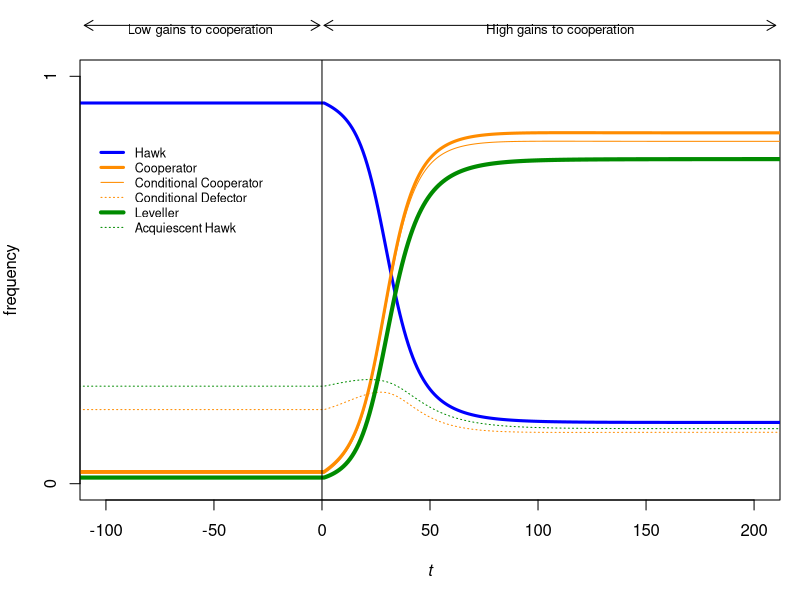

The R script that drew this image:
#------------------------------------------------------------------------------------
# Set up model ----------------------------------------------------------------------
#------------------------------------------------------------------------------------

# Load packages and set working directory -------------------------------------------

# Uncomment these to install them for the first time
#install.packages("gtools")
#install.packages("plyr")

library(gtools)
library(plyr)

# Set working directory
setwd("~/Documents/R/egalitarian")

# Define parameters -----------------------------------------------------------------

# Define Hawk-Dove and Prisoner's Dilemma parameters BEFORE and AFTER the parameter shift
vrange <- c(1,1)
drange <- c(1,1)
brange <- c(1,2)
crange <- c(1,1)
wrange <- c(0.9,0.9)

# Evolutionary parameters
startingfractionHawkDefect <- 1
mutationprobability <- 0.01
BaselineFitness <- 10

# Run parameters
maxiterations <- 100000
repetitions <- 1
epoch <- 10000
xminmax <- c(-100,200)
time <- 1:(epoch*2)-epoch

# Define strategies ----------------------------------------------------------------

# The strategy set is defined by the matrix S
# Each row is a unique strategy, with behavior defined by the 0-or-1 values in the columns
S <- as.data.frame(permutations(2,8,c(0,1),repeats.allowed=T))
names(S) <- c("DOVE","COOPERATOR","CONDITIONALDOVE","CONDITIONALCOOPERATOR","LEVELLER","COMPLYTOCONDITIONALDOVE","COMPLYTOCONDITIONALCOOPERATOR","COMPLYTOLEVELLER")

# Filter out meaningless/impossible strategies
throwout <- which(
	(S$COOPERATOR==0 & (S$CONDITIONALCOOPERATOR==1 | S$LEVELLER==1)) # Has to be a cooperator to withdraw cooperation
	|(S$DOVE==0 & (S$CONDITIONALDOVE==1 | S$LEVELLER==1)) # Has to be a dove to withdraw playing dove
	|(S$DOVE==1 & (S$COMPLYTOCONDITIONALDOVE==1 | S$COMPLYTOLEVELLER==1)) # Compliance to punishment is not relevant for true doves
	|(S$COOPERATOR==1 & S$COMPLYTOCONDITIONALCOOPERATOR==1) # Compliance to punishment is not relevant for true cooperators
	|(S$DOVE==1 & S$CONDITIONALDOVE==1 | S$COMPLYTOCONDITIONALDOVE==1) # Ignore conditional doves for the current purpose
)
S <- as.matrix(S)
S <- as.data.frame(S[-throwout,])
S # This filtering will leave 14 unique strategies (rows)


# Initialize some accounting variables -----------------------------------------------

# Create matrices to store the frequencies of strategies and behavior through tim
HistoryOfFrequencies <- matrix(nrow=epoch*2,ncol=dim(S)[1])


#------------------------------------------------------------------------------------
# Complete one run for this parameter combination -----------------------------------
#------------------------------------------------------------------------------------

v <- vrange[1]
d <- drange[1]
b <- brange[1]
c <- crange[1]
w <- wrange[1]

# Compute payoff matrix------------------------------------------

# This is done once for each parameter combination, even if there are multiple runs.
# The payoff matrix PAYOFFS has one row per strategy, one column per strategy.
# It gives the payoff to the row strategy when facing the column strategy.
PAYOFFS <- matrix(ncol=dim(S)[1],nrow=dim(S)[1])

# These record the sequence of Hawk/Dove and Cooperate/Defect moves 
# by the row strategy when facing the column strategy
RowPlaysDove <- matrix(ncol=dim(S)[1],nrow=dim(S)[1])
RowPlaysCooperate <- matrix(ncol=dim(S)[1],nrow=dim(S)[1])
ColumnPlaysDove <- matrix(ncol=dim(S)[1],nrow=dim(S)[1])
ColumnPlaysCooperate <- matrix(ncol=dim(S)[1],nrow=dim(S)[1])

# These record the average number of times row plays Dove and Cooperate
AvgRoundsRowPlaysDove <- matrix(ncol=dim(S)[1],nrow=dim(S)[1])
AvgRoundsRowPlaysCooperate <- matrix(ncol=dim(S)[1],nrow=dim(S)[1])

# For each i row strategy and j column strategy in the strategy matrix
for(i in 1:dim(S)[1]) {
	for(j in 1:dim(S)[1]) {
		
		# How many rounds do we need to account for?  This number just needs to be high
		# enough for all transient behavioral interactions within pairs to settle down.
		maxrounds <- 10 
		
		# Create accounting variables to record 
		# Hawk-Dove & Cooperate-Defect behavior across rounds
		RowPlaysDoveInRound <- rep(NA, maxrounds)
		RowPlaysCooperateInRound <- rep(NA, maxrounds)		
		ColumnPlaysDoveInRound <- rep(NA, maxrounds)
		ColumnPlaysCooperateInRound <- rep(NA, maxrounds)
		
		# Create accounting variables to record
		# admonishment by punishing strategies
		RowConditionalDoveAdmonishes <- rep(0, maxrounds)
		RowLevellerAdmonishes <- rep(0, maxrounds)
		RowConditionalCooperatorAdmonishes <- rep(0, maxrounds)
		ColumnConditionalDoveAdmonishes <- rep(0, maxrounds)
		ColumnLevellerAdmonishes <- rep(0, maxrounds)
		ColumnConditionalCooperatorAdmonishes <- rep(0, maxrounds)
		
		# Create accounting variables to record payoffs
		RowHDPayoff <- rep(NA, maxrounds)
		RowPDPayoff <- rep(NA, maxrounds)
		ColumnHDPayoff <- rep(NA, maxrounds)
		ColumnPDPayoff <- rep(NA, maxrounds)
		
		# What is the behavior of row and column in the first and subsequent rounds?
		
		# 1st Round - Players have no info, they follow their 1st nature
		RowPlaysDoveInRound[1] <- S[i,]$DOVE 
		RowPlaysCooperateInRound[1] <- S[i,]$COOPERATOR 
		ColumnPlaysDoveInRound[1] <- S[j,]$DOVE 
		ColumnPlaysCooperateInRound[1] <- S[j,]$COOPERATOR 
		
		# Round 2 through maxrounds
		for (round in 2:maxrounds) {
			
			# Set the default behavior according to the basic propensities of the strategies
			RowPlaysDoveInRound[round] <- S[i,]$DOVE 
			RowPlaysCooperateInRound[round] <- S[i,]$COOPERATOR 
			ColumnPlaysDoveInRound[round] <- S[j,]$DOVE 
			ColumnPlaysCooperateInRound[round] <- S[j,]$COOPERATOR 
			
			# If row has been admonished by a conditional dove column and is compliant, row plays dove
			if (S[i,]$COMPLYTOCONDITIONALDOVE==1 & max(ColumnConditionalDoveAdmonishes[1:(round-1)])==1) {
				RowPlaysDoveInRound[round] <- 1
			}
			# If row has been admonished by a column leveller and is compliant, row plays dove
			if (S[i,]$COMPLYTOLEVELLER==1 & max(ColumnLevellerAdmonishes[1:(round-1)])==1) {
				RowPlaysDoveInRound[round] <- 1
			}
			
			# If row is a conditional dove and column played hawk last round, row maybe punishes with hawk
			if (S[i,]$CONDITIONALDOVE==1 & ColumnPlaysDoveInRound[round-1]==0) {
				# Column played hawk against a conditional dove row
				if (sum(RowConditionalDoveAdmonishes)==0) { 
					# Row hasn't admonished before
					# The conditional dove row plays hawk and admonishes
					RowPlaysDoveInRound[round] <- 0 
					RowConditionalDoveAdmonishes[round] <- 1
				} else {
					# Row has admonished as a conditional dove before
					if (RowConditionalDoveAdmonishes[round-1]==1 & sum(RowConditionalDoveAdmonishes)==1) { 
						# Row just admonished once, last round. Don't punish, as column
						# may come around this round based on last round's admonishment.
					} else { # Column has no excuse. Row punishes as a conditional dove.
						RowPlaysDoveInRound[round] <- 0
						RowConditionalDoveAdmonishes[round] <- 1
					}
				}
			}
			
			# Row may cooperate if is compliant to conditional cooperators
			if (S[i,]$COMPLYTOCONDITIONALCOOPERATOR==1 & max(ColumnConditionalCooperatorAdmonishes[1:(round-1)])==1) {
				# Row is compliant to conditional cooperators, and has been punished by column
				# in the past. Therefore row plays cooperate.
				RowPlaysCooperateInRound[round] <- 1
			}
			
			# If row is a conditional cooperator and column defected last round, row considers punishment
			if (S[i,]$CONDITIONALCOOPERATOR==1 & ColumnPlaysCooperateInRound[round-1]==0) {
				# If row is compliant to leveller and column admonished row as a leveller last round, don't treat it as a defection
				if (ColumnLevellerAdmonishes[round-1]==1 & S[i,]$COMPLYTOLEVELLER==1) {
					# Do nothing
				} else {										
					if (sum(RowConditionalCooperatorAdmonishes)==0) { 
						# Row hasn't punished column before. Row defects and admonishes.
						RowPlaysCooperateInRound[round] <- 0
						RowConditionalCooperatorAdmonishes[round] <- 1
					} else {
						if (RowConditionalCooperatorAdmonishes[round-1]==1 & sum(RowConditionalCooperatorAdmonishes)==1) { 
							# Row just admonished once, last round. Don't punish, as column
							# may come around this round based on last round's admonishment.
						} else { # Column has no excuse. Row punishes as a conditional cooperator.
							RowPlaysCooperateInRound[round] <- 0
							RowConditionalCooperatorAdmonishes[round] <- 1
						}
					}
				}
			}
			
			# If row is a leveller and column played dove last round, row considers punishment.
			if (S[i,]$LEVELLER==1 & ColumnPlaysDoveInRound[round-1]==0) {
				if (sum(RowLevellerAdmonishes)==0) { 
					# Row hasn't punished column before. Row defects and admonishes.
					RowPlaysCooperateInRound[round] <- 0
					RowLevellerAdmonishes[round] <- 1
				} else {
					if (RowLevellerAdmonishes[round-1]==1 & sum(RowLevellerAdmonishes)==1) { 
						# Row just admonished once, last round. Don't punish, as column
						# may come around this round based on last round's admonishment.
					} else { # Column has no excuse. Row punishes as a conditional cooperator.
						RowPlaysCooperateInRound[round] <- 0
						RowLevellerAdmonishes[round] <- 1
					}
				}
			}
			
			# If column complies to conditional dove and has been admonished, column plays dove
			if (S[j,]$COMPLYTOCONDITIONALDOVE==1 & max(RowConditionalDoveAdmonishes[1:(round-1)])==1) {
				ColumnPlaysDoveInRound[round] <- 1
			}
			# If column complies to leveller and has been admonished, column plays dove
			if (S[j,]$COMPLYTOLEVELLER==1 & max(RowLevellerAdmonishes[1:(round-1)])==1) {
				ColumnPlaysDoveInRound[round] <- 1
			}
			
			# If column is a conditional dove and row played hawk last round, column considers punishing
			if (S[j,]$CONDITIONALDOVE==1 & RowPlaysDoveInRound[round-1]==0) {
				if (sum(ColumnConditionalDoveAdmonishes)==0) {
					# Column hasn't punished row before. Column defects and admonishes.
					ColumnPlaysDoveInRound[round] <- 0
					ColumnConditionalDoveAdmonishes[round] <- 1
				} else {
					if (ColumnConditionalDoveAdmonishes[round-1]==1 & sum(ColumnConditionalDoveAdmonishes)==1) { 
						# Column just admonished once, last round. Don't punish, as row
						# may come around this round based on last round's admonishment.
					} else { # Row has no excuse. Row punishes as a conditional dove..
						ColumnPlaysDoveInRound[round] <- 0
						ColumnConditionalDoveAdmonishes[round] <- 1
					}
				}
			}
			
			# If column complies to conditional cooperators and has been admonished, column cooperates
			if (S[j,]$COMPLYTOCONDITIONALCOOPERATOR==1 & max(RowConditionalCooperatorAdmonishes[1:(round-1)])==1) {
				ColumnPlaysCooperateInRound[round] <- 1
			}
			
			# If column is a conditional cooperator and row defects, column considers punishment
			if (S[j,]$CONDITIONALCOOPERATOR==1 & RowPlaysCooperateInRound[round-1]==0) {
				# If column is compliant to leveller and row admonished column as a leveller last round, don't treat it as a defection
				if (RowLevellerAdmonishes[round-1]==1 & S[j,]$COMPLYTOLEVELLER==1) {
					# Do nothing
				} else {
					if (sum(ColumnConditionalCooperatorAdmonishes)==0) { 
						# Column hasn't punished row before. Column defects and admonishes.
						ColumnPlaysCooperateInRound[round] <- 0
						ColumnConditionalCooperatorAdmonishes[round] <- 1
					} else {
						if (ColumnConditionalCooperatorAdmonishes[round-1]==1 & sum(ColumnConditionalCooperatorAdmonishes)==1) { 
							# Column just admonished once, last round. Don't punish, as row
							# may come around this round based on last round's admonishment.
						} else { # Row has no excuse. Row punishes as a conditional coopreator.
							ColumnPlaysCooperateInRound[round] <- 0
							ColumnConditionalCooperatorAdmonishes[round] <- 1
						}
					}
				}
			}
			
			# If column is a leveller and row played hawk last round, column considers punishment
			if (S[j,]$LEVELLER==1 & RowPlaysDoveInRound[round-1]==0) {
				if (sum(ColumnLevellerAdmonishes)==0) { 
					# Column hasn't punished row before. Column defects and admonishes.
					ColumnPlaysCooperateInRound[round] <- 0
					ColumnLevellerAdmonishes[round] <- 1
				} else {
					if (ColumnLevellerAdmonishes[round-1]==1 & sum(ColumnLevellerAdmonishes)==1) { 														# Column just admonished once, last round. Don't punish, as row
						# may come around this round based on last round's admonishment.
					} else { # Row has no excuse. Row punishes as leveller.
						ColumnPlaysCooperateInRound[round] <- 0
						ColumnLevellerAdmonishes[round] <- 1
					}
				}
			}
		}
		
		# Add up payoffs -----------
		for (round in 1:maxrounds) {
			# Row payoff from hawk-dove
			if(RowPlaysDoveInRound[round]==1 & ColumnPlaysDoveInRound[round]==1) {RowHDPayoff[round] <- v/2}
			if(RowPlaysDoveInRound[round]==1 & ColumnPlaysDoveInRound[round]==0) {RowHDPayoff[round] <- 0}
			if(RowPlaysDoveInRound[round]==0 & ColumnPlaysDoveInRound[round]==1) {RowHDPayoff[round] <- v}
			if(RowPlaysDoveInRound[round]==0 & ColumnPlaysDoveInRound[round]==0) {RowHDPayoff[round] <- (v-d)/2}
			# weight the payoff by the probability of reaching that round
			RowHDPayoff[round] <- RowHDPayoff[round] * w ^ (round-1) 
			
			# Row payoff from prisoner's dilemma
			if(RowPlaysCooperateInRound[round]==1 & ColumnPlaysCooperateInRound[round]==1) {RowPDPayoff[round] <- b-c}
			if(RowPlaysCooperateInRound[round]==1 & ColumnPlaysCooperateInRound[round]==0) {RowPDPayoff[round] <- -c}
			if(RowPlaysCooperateInRound[round]==0 & ColumnPlaysCooperateInRound[round]==1) {RowPDPayoff[round] <- b}
			if(RowPlaysCooperateInRound[round]==0 & ColumnPlaysCooperateInRound[round]==0) {RowPDPayoff[round] <- 0}
			# weight the payoff by the probability of reaching that round
			RowPDPayoff[round] <- RowPDPayoff[round] * w ^ (round-1)
			
			# Column payoff from hawk-dove
			if(ColumnPlaysDoveInRound[round]==1 & RowPlaysDoveInRound[round]==1) {ColumnHDPayoff[round] <- v/2}
			if(ColumnPlaysDoveInRound[round]==1 & RowPlaysDoveInRound[round]==0) {ColumnHDPayoff[round] <- 0}
			if(ColumnPlaysDoveInRound[round]==0 & RowPlaysDoveInRound[round]==1) {ColumnHDPayoff[round] <- v}
			if(ColumnPlaysDoveInRound[round]==0 & RowPlaysDoveInRound[round]==0) {ColumnHDPayoff[round] <- (v-d)/2}
			# weight the payoff by the probability of reaching that round
			ColumnHDPayoff[round] <- ColumnHDPayoff[round] * w ^ (round-1)
			
			# Column payoff from prisoner's dilemma
			if(ColumnPlaysCooperateInRound[round]==1 & RowPlaysCooperateInRound[round]==1) {ColumnPDPayoff[round] <- b-c}
			if(ColumnPlaysCooperateInRound[round]==1 & RowPlaysCooperateInRound[round]==0) {ColumnPDPayoff[round] <- -c}
			if(ColumnPlaysCooperateInRound[round]==0 & RowPlaysCooperateInRound[round]==1) {ColumnPDPayoff[round] <- b}
			if(ColumnPlaysCooperateInRound[round]==0 & RowPlaysCooperateInRound[round]==0) {ColumnPDPayoff[round] <- 0}
			# weight the payoff by the probability of reaching that round
			ColumnPDPayoff[round] <- ColumnPDPayoff[round] * w ^ (round-1)	
		}
		# weight the last round payoff so that it covers all expected subsequent rounds
		RowHDPayoff[maxrounds] <- RowHDPayoff[maxrounds] / (1-w)
		RowPDPayoff[maxrounds] <- RowPDPayoff[maxrounds] / (1-w)
		
		# Save a record of the sequence of plays in each game as a string of 1s and 0s
		RowPlaysDove[i,j] <- paste(RowPlaysDoveInRound,sep="",collapse="")
		RowPlaysCooperate[i,j] <- paste(RowPlaysCooperateInRound,sep="",collapse="")
		ColumnPlaysDove[i,j] <- paste(ColumnPlaysDoveInRound,sep="",collapse="")
		ColumnPlaysCooperate[i,j] <- paste(ColumnPlaysCooperateInRound,sep="",collapse="")
		
		# Calculate the fraction of rounds that row plays dove and cooperate
		wgts <- 1:maxrounds - 1
		wgts <- w ^ wgts
		wgts[maxrounds] <- wgts[maxrounds] / (1-w)
		AvgRoundsRowPlaysDove[i,j] <- sum(RowPlaysDoveInRound * wgts)
		AvgRoundsRowPlaysCooperate[i,j] <- sum(RowPlaysCooperateInRound * wgts)
		
		# Save the payoffs in the payoff matrix
		PAYOFFS[i,j] <- sum(RowHDPayoff,RowPDPayoff)
		PAYOFFS[i,j]

	} # end of looping through j (column player) for this i
} # end of looping through i (row player) 

# Calculate the fractions of rounds that row plays dove and cooperate 
FractionRowPlaysDove <- AvgRoundsRowPlaysDove * (1-w)
FractionRowPlaysCooperate <- AvgRoundsRowPlaysCooperate * (1-w)

# Add baseline fitness
if(min(PAYOFFS) <= -BaselineFitness) {
	BaselineFitness <- -min(PAYOFFS) 
}
PAYOFFS <- PAYOFFS + BaselineFitness

# Done creating payoff matrix for this set of parameter values.

################################################

# Do one run for this set of parameter values

############################################
# Set starting frequencies -----------------
Frequencies <- rep(NA,dim(S)[1])

# We need a consistent conservative set of strategy frequencies - 100% hawkish defectors
antisocial <- which(S$DOVE==0 & S$COOPERATOR==0 & S$COMPLYTOCONDITIONALDOVE==0 & S$COMPLYTOLEVELLER==0 & S$COMPLYTOCONDITIONALCOOPERATOR==0)						
Frequencies[antisocial] <- startingfractionHawkDefect / length(antisocial)
Frequencies[-antisocial] <- (1-startingfractionHawkDefect) / (dim(S)[1]-length(antisocial))
Frequencies <- Frequencies / sum(Frequencies) # Renormalize in case they don't add to 1

# Model the replicator dynamics ---------------------

# Fitness holds the expected payoffs for each strategy
Fitness <- rep(NA,dim(S)[1])
						
for(iteration in 1:epoch) {
	# Record the frequencies for plotting
	HistoryOfFrequencies[iteration,] <- Frequencies
	
	# Calculate average payoffs for each strategy from the payoff matrix and frequencies
	for(i in 1:dim(S)[1]) {	Fitness[i] <- sum(Frequencies * PAYOFFS[i,])}
	
	# Calculate overall average payoff ----------
	MeanFitness <- sum(Frequencies * Fitness)
	
	# Calculate new post-selection frequencies
	NewFrequencies <-  Frequencies * Fitness / MeanFitness 
	
	# Allow mutations between strategy types
	transitions <- matrix(mutationprobability * Frequencies / dim(S)[1],nrow=dim(S)[1],ncol=dim(S)[1])
	Frequencies <- NewFrequencies + colSums(transitions) - rowSums(transitions)
	if(min(Frequencies)<0) {
		Frequencies[Frequences<0] <- 0
		Frequencies <- Frequencies / sum(Frequencies)
	}
	if(max(Frequencies)>1) {
		Frequencies[Frequences>1] <- 1
		Frequencies[Frequences<1] <- 0
	}
}	
		

################
################

# Now do a second run, with different parameter values

v <- vrange[2]
d <- drange[2]
b <- brange[2]
c <- crange[2]
w <- wrange[2]

# Compute payoff matrix------------------------------------------

# This is done once for each parameter combination, even if there are multiple runs.
# The payoff matrix PAYOFFS has one row per strategy, one column per strategy.
# It gives the payoff to the row strategy when facing the column strategy.
PAYOFFS <- matrix(ncol=dim(S)[1],nrow=dim(S)[1])

# These record the sequence of Hawk/Dove and Cooperate/Defect moves 
# by the row strategy when facing the column strategy
RowPlaysDove <- matrix(ncol=dim(S)[1],nrow=dim(S)[1])
RowPlaysCooperate <- matrix(ncol=dim(S)[1],nrow=dim(S)[1])
ColumnPlaysDove <- matrix(ncol=dim(S)[1],nrow=dim(S)[1])
ColumnPlaysCooperate <- matrix(ncol=dim(S)[1],nrow=dim(S)[1])

# These record the average number of times row plays Dove and Cooperate
AvgRoundsRowPlaysDove <- matrix(ncol=dim(S)[1],nrow=dim(S)[1])
AvgRoundsRowPlaysCooperate <- matrix(ncol=dim(S)[1],nrow=dim(S)[1])

# For each i row strategy and j column strategy in the strategy matrix
for(i in 1:dim(S)[1]) {
	for(j in 1:dim(S)[1]) {
		
		# How many rounds do we need to account for?  This number just needs to be high
		# enough for all transient behavioral interactions within pairs to settle down.
		maxrounds <- 10 
		
		# Create accounting variables to record 
		# Hawk-Dove & Cooperate-Defect behavior across rounds
		RowPlaysDoveInRound <- rep(NA, maxrounds)
		RowPlaysCooperateInRound <- rep(NA, maxrounds)		
		ColumnPlaysDoveInRound <- rep(NA, maxrounds)
		ColumnPlaysCooperateInRound <- rep(NA, maxrounds)
		
		# Create accounting variables to record
		# admonishment by punishing strategies
		RowConditionalDoveAdmonishes <- rep(0, maxrounds)
		RowLevellerAdmonishes <- rep(0, maxrounds)
		RowConditionalCooperatorAdmonishes <- rep(0, maxrounds)
		ColumnConditionalDoveAdmonishes <- rep(0, maxrounds)
		ColumnLevellerAdmonishes <- rep(0, maxrounds)
		ColumnConditionalCooperatorAdmonishes <- rep(0, maxrounds)
		
		# Create accounting variables to record payoffs
		RowHDPayoff <- rep(NA, maxrounds)
		RowPDPayoff <- rep(NA, maxrounds)
		ColumnHDPayoff <- rep(NA, maxrounds)
		ColumnPDPayoff <- rep(NA, maxrounds)
		
		# What is the behavior of row and column in the first and subsequent rounds?
		
		# 1st Round - Players have no info, they follow their 1st nature
		RowPlaysDoveInRound[1] <- S[i,]$DOVE 
		RowPlaysCooperateInRound[1] <- S[i,]$COOPERATOR 
		ColumnPlaysDoveInRound[1] <- S[j,]$DOVE 
		ColumnPlaysCooperateInRound[1] <- S[j,]$COOPERATOR 
		
		# Round 2 through maxrounds
		for (round in 2:maxrounds) {
			
			# Set the default behavior according to the basic propensities of the strategies
			RowPlaysDoveInRound[round] <- S[i,]$DOVE 
			RowPlaysCooperateInRound[round] <- S[i,]$COOPERATOR 
			ColumnPlaysDoveInRound[round] <- S[j,]$DOVE 
			ColumnPlaysCooperateInRound[round] <- S[j,]$COOPERATOR 
			
			# If row has been admonished by a conditional dove column and is compliant, row plays dove
			if (S[i,]$COMPLYTOCONDITIONALDOVE==1 & max(ColumnConditionalDoveAdmonishes[1:(round-1)])==1) {
				RowPlaysDoveInRound[round] <- 1
			}
			# If row has been admonished by a column leveller and is compliant, row plays dove
			if (S[i,]$COMPLYTOLEVELLER==1 & max(ColumnLevellerAdmonishes[1:(round-1)])==1) {
				RowPlaysDoveInRound[round] <- 1
			}
			
			# If row is a conditional dove and column played hawk last round, row maybe punishes with hawk
			if (S[i,]$CONDITIONALDOVE==1 & ColumnPlaysDoveInRound[round-1]==0) {
				# Column played hawk against a conditional dove row
				if (sum(RowConditionalDoveAdmonishes)==0) { 
					# Row hasn't admonished before
					# The conditional dove row plays hawk and admonishes
					RowPlaysDoveInRound[round] <- 0 
					RowConditionalDoveAdmonishes[round] <- 1
				} else {
					# Row has admonished as a conditional dove before
					if (RowConditionalDoveAdmonishes[round-1]==1 & sum(RowConditionalDoveAdmonishes)==1) { 
						# Row just admonished once, last round. Don't punish, as column
						# may come around this round based on last round's admonishment.
					} else { # Column has no excuse. Row punishes as a conditional dove.
						RowPlaysDoveInRound[round] <- 0
						RowConditionalDoveAdmonishes[round] <- 1
					}
				}
			}
			
			# Row may cooperate if is compliant to conditional cooperators
			if (S[i,]$COMPLYTOCONDITIONALCOOPERATOR==1 & max(ColumnConditionalCooperatorAdmonishes[1:(round-1)])==1) {
				# Row is compliant to conditional cooperators, and has been punished by column
				# in the past. Therefore row plays cooperate.
				RowPlaysCooperateInRound[round] <- 1
			}
			
			# If row is a conditional cooperator and column defected last round, row considers punishment
			if (S[i,]$CONDITIONALCOOPERATOR==1 & ColumnPlaysCooperateInRound[round-1]==0) {
				# If row is compliant to leveller and column admonished row as a leveller last round, don't treat it as a defection
				if (ColumnLevellerAdmonishes[round-1]==1 & S[i,]$COMPLYTOLEVELLER==1) {
					# Do nothing
				} else {										
					if (sum(RowConditionalCooperatorAdmonishes)==0) { 
						# Row hasn't punished column before. Row defects and admonishes.
						RowPlaysCooperateInRound[round] <- 0
						RowConditionalCooperatorAdmonishes[round] <- 1
					} else {
						if (RowConditionalCooperatorAdmonishes[round-1]==1 & sum(RowConditionalCooperatorAdmonishes)==1) { 
							# Row just admonished once, last round. Don't punish, as column
							# may come around this round based on last round's admonishment.
						} else { # Column has no excuse. Row punishes as a conditional cooperator.
							RowPlaysCooperateInRound[round] <- 0
							RowConditionalCooperatorAdmonishes[round] <- 1
						}
					}
				}
			}
			
			# If row is a leveller and column played dove last round, row considers punishment.
			if (S[i,]$LEVELLER==1 & ColumnPlaysDoveInRound[round-1]==0) {
				if (sum(RowLevellerAdmonishes)==0) { 
					# Row hasn't punished column before. Row defects and admonishes.
					RowPlaysCooperateInRound[round] <- 0
					RowLevellerAdmonishes[round] <- 1
				} else {
					if (RowLevellerAdmonishes[round-1]==1 & sum(RowLevellerAdmonishes)==1) { 
						# Row just admonished once, last round. Don't punish, as column
						# may come around this round based on last round's admonishment.
					} else { # Column has no excuse. Row punishes as a conditional cooperator.
						RowPlaysCooperateInRound[round] <- 0
						RowLevellerAdmonishes[round] <- 1
					}
				}
			}
			
			# If column complies to conditional dove and has been admonished, column plays dove
			if (S[j,]$COMPLYTOCONDITIONALDOVE==1 & max(RowConditionalDoveAdmonishes[1:(round-1)])==1) {
				ColumnPlaysDoveInRound[round] <- 1
			}
			# If column complies to leveller and has been admonished, column plays dove
			if (S[j,]$COMPLYTOLEVELLER==1 & max(RowLevellerAdmonishes[1:(round-1)])==1) {
				ColumnPlaysDoveInRound[round] <- 1
			}
			
			# If column is a conditional dove and row played hawk last round, column considers punishing
			if (S[j,]$CONDITIONALDOVE==1 & RowPlaysDoveInRound[round-1]==0) {
				if (sum(ColumnConditionalDoveAdmonishes)==0) {
					# Column hasn't punished row before. Column defects and admonishes.
					ColumnPlaysDoveInRound[round] <- 0
					ColumnConditionalDoveAdmonishes[round] <- 1
				} else {
					if (ColumnConditionalDoveAdmonishes[round-1]==1 & sum(ColumnConditionalDoveAdmonishes)==1) { 
						# Column just admonished once, last round. Don't punish, as row
						# may come around this round based on last round's admonishment.
					} else { # Row has no excuse. Row punishes as a conditional dove..
						ColumnPlaysDoveInRound[round] <- 0
						ColumnConditionalDoveAdmonishes[round] <- 1
					}
				}
			}
			
			# If column complies to conditional cooperators and has been admonished, column cooperates
			if (S[j,]$COMPLYTOCONDITIONALCOOPERATOR==1 & max(RowConditionalCooperatorAdmonishes[1:(round-1)])==1) {
				ColumnPlaysCooperateInRound[round] <- 1
			}
			
			# If column is a conditional cooperator and row defects, column considers punishment
			if (S[j,]$CONDITIONALCOOPERATOR==1 & RowPlaysCooperateInRound[round-1]==0) {
				# If column is compliant to leveller and row admonished column as a leveller last round, don't treat it as a defection
				if (RowLevellerAdmonishes[round-1]==1 & S[j,]$COMPLYTOLEVELLER==1) {
					# Do nothing
				} else {
					if (sum(ColumnConditionalCooperatorAdmonishes)==0) { 
						# Column hasn't punished row before. Column defects and admonishes.
						ColumnPlaysCooperateInRound[round] <- 0
						ColumnConditionalCooperatorAdmonishes[round] <- 1
					} else {
						if (ColumnConditionalCooperatorAdmonishes[round-1]==1 & sum(ColumnConditionalCooperatorAdmonishes)==1) { 
							# Column just admonished once, last round. Don't punish, as row
							# may come around this round based on last round's admonishment.
						} else { # Row has no excuse. Row punishes as a conditional coopreator.
							ColumnPlaysCooperateInRound[round] <- 0
							ColumnConditionalCooperatorAdmonishes[round] <- 1
						}
					}
				}
			}
			
			# If column is a leveller and row played hawk last round, column considers punishment
			if (S[j,]$LEVELLER==1 & RowPlaysDoveInRound[round-1]==0) {
				if (sum(ColumnLevellerAdmonishes)==0) { 
					# Column hasn't punished row before. Column defects and admonishes.
					ColumnPlaysCooperateInRound[round] <- 0
					ColumnLevellerAdmonishes[round] <- 1
				} else {
					if (ColumnLevellerAdmonishes[round-1]==1 & sum(ColumnLevellerAdmonishes)==1) { 														# Column just admonished once, last round. Don't punish, as row
						# may come around this round based on last round's admonishment.
					} else { # Row has no excuse. Row punishes as leveller.
						ColumnPlaysCooperateInRound[round] <- 0
						ColumnLevellerAdmonishes[round] <- 1
					}
				}
			}
		}
		
		# Add up payoffs -----------
		for (round in 1:maxrounds) {
			# Row payoff from hawk-dove
			if(RowPlaysDoveInRound[round]==1 & ColumnPlaysDoveInRound[round]==1) {RowHDPayoff[round] <- v/2}
			if(RowPlaysDoveInRound[round]==1 & ColumnPlaysDoveInRound[round]==0) {RowHDPayoff[round] <- 0}
			if(RowPlaysDoveInRound[round]==0 & ColumnPlaysDoveInRound[round]==1) {RowHDPayoff[round] <- v}
			if(RowPlaysDoveInRound[round]==0 & ColumnPlaysDoveInRound[round]==0) {RowHDPayoff[round] <- (v-d)/2}
			# weight the payoff by the probability of reaching that round
			RowHDPayoff[round] <- RowHDPayoff[round] * w ^ (round-1) 
			
			# Row payoff from prisoner's dilemma
			if(RowPlaysCooperateInRound[round]==1 & ColumnPlaysCooperateInRound[round]==1) {RowPDPayoff[round] <- b-c}
			if(RowPlaysCooperateInRound[round]==1 & ColumnPlaysCooperateInRound[round]==0) {RowPDPayoff[round] <- -c}
			if(RowPlaysCooperateInRound[round]==0 & ColumnPlaysCooperateInRound[round]==1) {RowPDPayoff[round] <- b}
			if(RowPlaysCooperateInRound[round]==0 & ColumnPlaysCooperateInRound[round]==0) {RowPDPayoff[round] <- 0}
			# weight the payoff by the probability of reaching that round
			RowPDPayoff[round] <- RowPDPayoff[round] * w ^ (round-1)
			
			# Column payoff from hawk-dove
			if(ColumnPlaysDoveInRound[round]==1 & RowPlaysDoveInRound[round]==1) {ColumnHDPayoff[round] <- v/2}
			if(ColumnPlaysDoveInRound[round]==1 & RowPlaysDoveInRound[round]==0) {ColumnHDPayoff[round] <- 0}
			if(ColumnPlaysDoveInRound[round]==0 & RowPlaysDoveInRound[round]==1) {ColumnHDPayoff[round] <- v}
			if(ColumnPlaysDoveInRound[round]==0 & RowPlaysDoveInRound[round]==0) {ColumnHDPayoff[round] <- (v-d)/2}
			# weight the payoff by the probability of reaching that round
			ColumnHDPayoff[round] <- ColumnHDPayoff[round] * w ^ (round-1)
			
			# Column payoff from prisoner's dilemma
			if(ColumnPlaysCooperateInRound[round]==1 & RowPlaysCooperateInRound[round]==1) {ColumnPDPayoff[round] <- b-c}
			if(ColumnPlaysCooperateInRound[round]==1 & RowPlaysCooperateInRound[round]==0) {ColumnPDPayoff[round] <- -c}
			if(ColumnPlaysCooperateInRound[round]==0 & RowPlaysCooperateInRound[round]==1) {ColumnPDPayoff[round] <- b}
			if(ColumnPlaysCooperateInRound[round]==0 & RowPlaysCooperateInRound[round]==0) {ColumnPDPayoff[round] <- 0}
			# weight the payoff by the probability of reaching that round
			ColumnPDPayoff[round] <- ColumnPDPayoff[round] * w ^ (round-1)	
		}
		# weight the last round payoff so that it covers all expected subsequent rounds
		RowHDPayoff[maxrounds] <- RowHDPayoff[maxrounds] / (1-w)
		RowPDPayoff[maxrounds] <- RowPDPayoff[maxrounds] / (1-w)
		
		# Save a record of the sequence of plays in each game as a string of 1s and 0s
		RowPlaysDove[i,j] <- paste(RowPlaysDoveInRound,sep="",collapse="")
		RowPlaysCooperate[i,j] <- paste(RowPlaysCooperateInRound,sep="",collapse="")
		ColumnPlaysDove[i,j] <- paste(ColumnPlaysDoveInRound,sep="",collapse="")
		ColumnPlaysCooperate[i,j] <- paste(ColumnPlaysCooperateInRound,sep="",collapse="")
		
		# Calculate the fraction of rounds that row plays dove and cooperate
		wgts <- 1:maxrounds - 1
		wgts <- w ^ wgts
		wgts[maxrounds] <- wgts[maxrounds] / (1-w)
		AvgRoundsRowPlaysDove[i,j] <- sum(RowPlaysDoveInRound * wgts)
		AvgRoundsRowPlaysCooperate[i,j] <- sum(RowPlaysCooperateInRound * wgts)
		
		# Save the payoffs in the payoff matrix
		PAYOFFS[i,j] <- sum(RowHDPayoff,RowPDPayoff)
		PAYOFFS[i,j]

	} # end of looping through j (column player) for this i
} # end of looping through i (row player) 

# Calculate the fractions of rounds that row plays dove and cooperate 
FractionRowPlaysDove <- AvgRoundsRowPlaysDove * (1-w)
FractionRowPlaysCooperate <- AvgRoundsRowPlaysCooperate * (1-w)

# Add baseline fitness
if(min(PAYOFFS) <= -BaselineFitness) {
	BaselineFitness <- -min(PAYOFFS) 
}
PAYOFFS <- PAYOFFS + BaselineFitness

# Done creating payoff matrix for this second set of parameter values.

################################################

# Do one run for this second set of parameter values

############################################
# Starting frequencies carrying over from the end of the previous run -----------------

# Model the replicator dynamics ---------------------

# Fitness holds the expected payoffs for each strategy
Fitness <- rep(NA,dim(S)[1])
						
for(iteration in 1:epoch) {
	# Record the frequencies for plotting
	HistoryOfFrequencies[iteration+epoch,] <- Frequencies
	
	# Calculate average payoffs for each strategy from the payoff matrix and frequencies
	for(i in 1:dim(S)[1]) {	Fitness[i] <- sum(Frequencies * PAYOFFS[i,])}
	
	# Calculate overall average payoff ----------
	MeanFitness <- sum(Frequencies * Fitness)
	
	# Calculate new post-selection frequencies
	NewFrequencies <-  Frequencies * Fitness / MeanFitness 
	
	# Allow mutations between strategy types
	transitions <- matrix(mutationprobability * Frequencies / dim(S)[1],nrow=dim(S)[1],ncol=dim(S)[1])
	Frequencies <- NewFrequencies + colSums(transitions) - rowSums(transitions)
	if(min(Frequencies)<0) {
		Frequencies[Frequences<0] <- 0
		Frequencies <- Frequencies / sum(Frequencies)
	}
	if(max(Frequencies)>1) {
		Frequencies[Frequences>1] <- 1
		Frequencies[Frequences<1] <- 0
	}
}

################
################
################
################

# Calculate fraction of different strategy types in the populations
FractionDove <- rowSums(HistoryOfFrequencies[,which(S$DOVE==1)])
FractionCooperator <- rowSums(HistoryOfFrequencies[,which(S$COOPERATOR==1)])
FractionLeveller <- rowSums(HistoryOfFrequencies[,which(S$LEVELLER==1)])
FractionConditionalCooperator <- rowSums(HistoryOfFrequencies[,which(S$CONDITIONALCOOPERATOR==1)])
FractionConditionalDove <- rowSums(HistoryOfFrequencies[,which(S$CONDITIONALDOVE==1)])
FractionComplyToLeveller <- rowSums(HistoryOfFrequencies[,which(S$COMPLYTOLEVELLER==1)])
FractionComplyToConditionalCooperator <- rowSums(HistoryOfFrequencies[,which(S$COMPLYTOCONDITIONALCOOPERATOR==1)])
FractionComplyToConditionalDove <- rowSums(HistoryOfFrequencies[,which(S$COMPLYTOCONDITIONALDOVE==1)])

################
################
################

# Plot the change in frequencies right around the parameter shift ###########

# Create a new plot space
dev.new(width=8.5, height=3.75)
par(mar=c(5,4,3,1))
par(oma=c(0,0,0,0))

# Plot the histories
plot(c(1,1),c(0,1),xlim=xminmax,col="white", xlab=expression(italic("t")), ylab="frequency", yaxt='n')
points(time, 1-FractionDove,type="l",col="blue",lwd=3)
points(time, FractionCooperator,type="l",col="darkorange",lwd=3)
points(time, FractionConditionalCooperator, type="l",col="darkorange",lty=1)
points(time, FractionComplyToConditionalCooperator, type="l",lty=3,lwd=1,col="darkorange")
points(time, FractionLeveller, type="l",col="green4",lwd=4,lty=1)
points(time, FractionComplyToLeveller, type="l",lty=3,lwd=1,col="green4")
axis(2,at=c(0,1))
abline(v=0)
arrows(xminmax[1]-10,1.125,-1,1.125,xpd=TRUE,code=3,length=0.1)
mtext("Low gains to cooperation",side=3,outer=TRUE,line=-0.9,at=0.25,cex=0.8,padj=2) 
arrows(1,1.125,xminmax[2]+10,1.125,xpd=TRUE,code=3,length=0.1)
mtext("High gains to cooperation",side=3,outer=TRUE,line=-0.9,at=0.7,cex=0.8,padj=2) 
legend(xminmax[1]-7.5,0.85,legend=c("Hawk","Cooperator","Conditional Cooperator","Conditional Defector","Leveller","Acquiescent Hawk"),col=c("blue","darkorange","darkorange","darkorange","green4","green4"),lwd=c(3,3,1,1,4,1),lty=c(1,1,1,3,1,3),bty="n",cex=0.75)

